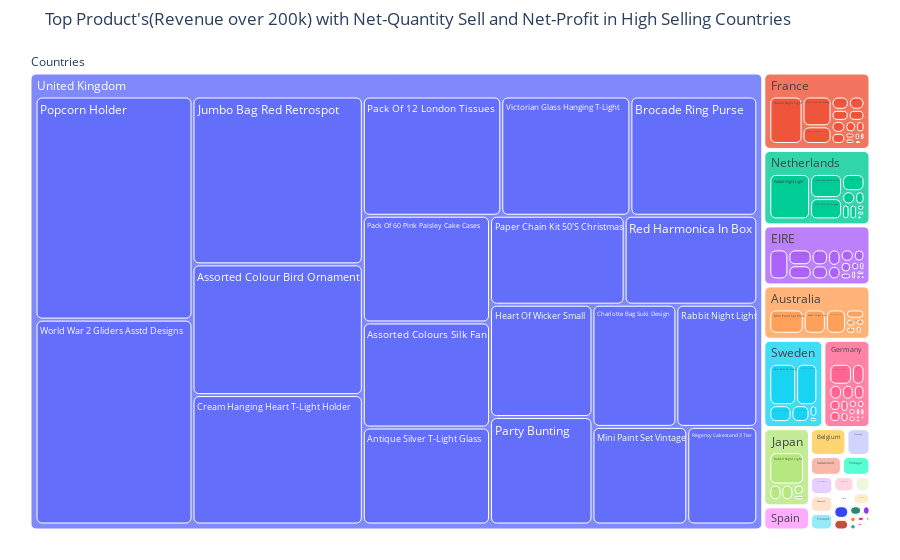

Notebook cell for this chart:
### Code cell
fig = px.treemap(top_product_revenue_by_country, path=[px.Constant('Countries'),'Country','ProductName'], values='Quantity', hover_data='TotalAmount')
fig.update_layout(margin = dict(t=50, l=25, r=25, b=25))
fig.update_traces(marker=dict(cornerradius=5))
fig.update_layout(title="Top Product's(Revenue over 200k) with Net-Quantity Sell and Net-Profit in High Selling Countries")
fig.show()

### Figure 1 — Plotly figure (JSON) as saved in the notebook; plotly's stock layout.template omitted (floating-point values rounded to 4 significant figures; data arrays with more than 128 entries replaced by an {"elided": "..."} marker saying what was removed)
{"data": [{"branchvalues": "total", "customdata": {"elided": "352x1 mixed values"}, "domain": {"x": [0, 1], "y": [0, 1]}, "hovertemplate": "labels=%{label}<br>Quantity=%{value}<br>parent=%{parent}<br>id=%{id}<br>TotalAmount=%{customdata[0]}<extra></extra>", "ids": {"elided": "352 str values"}, "labels": {"elided": "352 str values"}, "marker": {"cornerradius": 5}, "name": "", "parents": {"elided": "352 str values"}, "type": "treemap", "values": {"elided": "352 int values"}}], "layout": {"legend": {"tracegroupgap": 0}, "margin": {"b": 25, "l": 25, "r": 25, "t": 50}, "title": {"text": "Top Product's(Revenue over 200k) with Net-Quantity Sell and Net-Profit in High Selling Countries"}}}
